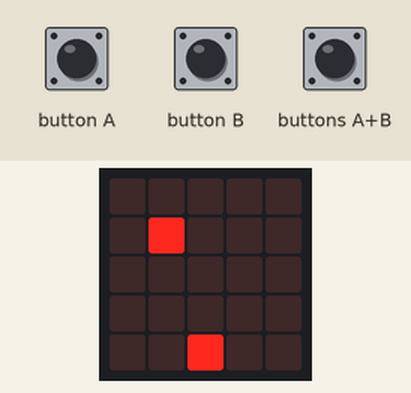
A program run on a simulated BBC micro:bit (MakeCode). On the bench: the board's 5×5 LED display. Inputs (shaded band) come from the test bench. Random numbers come from a fixed seed; the 48×5 strip is a reading aid, not a part: it shows the text the display is scrolling, unrolled, one strip-width of it at a time.

Above: at 2.5 s.
2.6 s: button A pressed for 0.15 s
At 5.3 s:
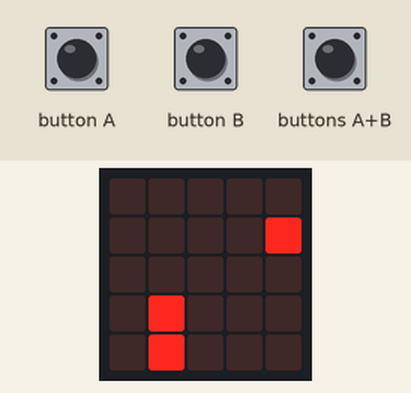
At 15.3 s:
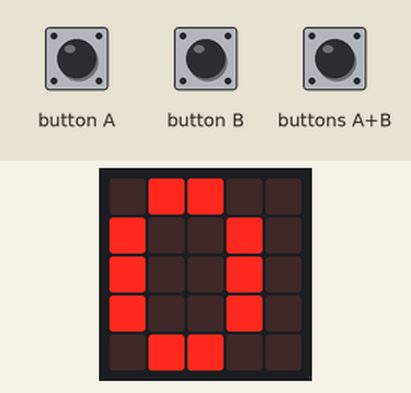
Timing chart, 0 to 16.0 s (numbered marks = the images above; inputs shaded):
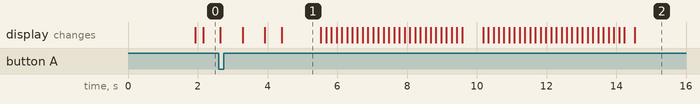

Measured:
- what the display in image 1 shows lasts 1.1 s, from 4.4 s to 5.5 s

The program:

main.py
```python
player_x = 2
score = 0
bullets: List[List[number]] = []
rocks: List[List[number]] = []

def reset_game():
    global player_x, score, bullets, rocks
    player_x = 2
    score = 0
    bullets = []
    rocks = []

def draw_game():
    basic.clear_screen()
    led.plot(player_x, 4)
    for b in bullets:
        led.plot(b[0], b[1])
    for r in rocks:
        led.plot(r[0], r[1])

def check_hits():
    global score
    i = len(bullets) - 1
    while i >= 0:
        bx = bullets[i][0]
        by = bullets[i][1]
        hit = False
        j = len(rocks) - 1
        while j >= 0:
            if rocks[j][0] == bx and rocks[j][1] == by:
                rocks.pop(j)
                bullets.pop(i)
                score += 1
                hit = True
                break
            j -= 1
        if hit:
            i -= 1
            continue
        i -= 1

reset_game()
rock_timer = 0
spawn_timer = 0
a_ingedrukt = False
b_ingedrukt = False
ab_ingedrukt = False

while True:
    a_nu = input.button_is_pressed(Button.A)
    b_nu = input.button_is_pressed(Button.B)
    ab_nu = input.button_is_pressed(Button.AB)

    if ab_nu and not ab_ingedrukt:
        bullets.append([player_x, 3])
    elif a_nu and not a_ingedrukt:
        if player_x > 0:
            player_x -= 1
    elif b_nu and not b_ingedrukt:
        if player_x < 4:
            player_x += 1

    a_ingedrukt = a_nu
    b_ingedrukt = b_nu
    ab_ingedrukt = ab_nu

    # Kogels gaan snel omhoog
    i = len(bullets) - 1
    while i >= 0:
        bullets[i][1] -= 1
        if bullets[i][1] < 0:
            bullets.pop(i)
        i -= 1

    check_hits()

    # Brokstukken vallen langzaam naar beneden
    rock_timer += 1
    if rock_timer >= 14:
        rock_timer = 0
        j = len(rocks) - 1
        game_over = False
        while j >= 0:
            rocks[j][1] += 1
            if rocks[j][1] >= 4:
                game_over = True
                break
            j -= 1

        if game_over:
            basic.show_string("GAME OVER")
            basic.show_number(score)
            while not input.button_is_pressed(Button.A) and not input.button_is_pressed(Button.B):
                basic.pause(50)
            reset_game()
            rock_timer = 0
            spawn_timer = 0
            continue

        check_hits()

    # Nieuw brokstuk spawnen
    spawn_timer += 1
    if spawn_timer >= 25:
        spawn_timer = 0
        rocks.append([randint(0, 4), 0])

    draw_game()
    basic.pause(80)
```
